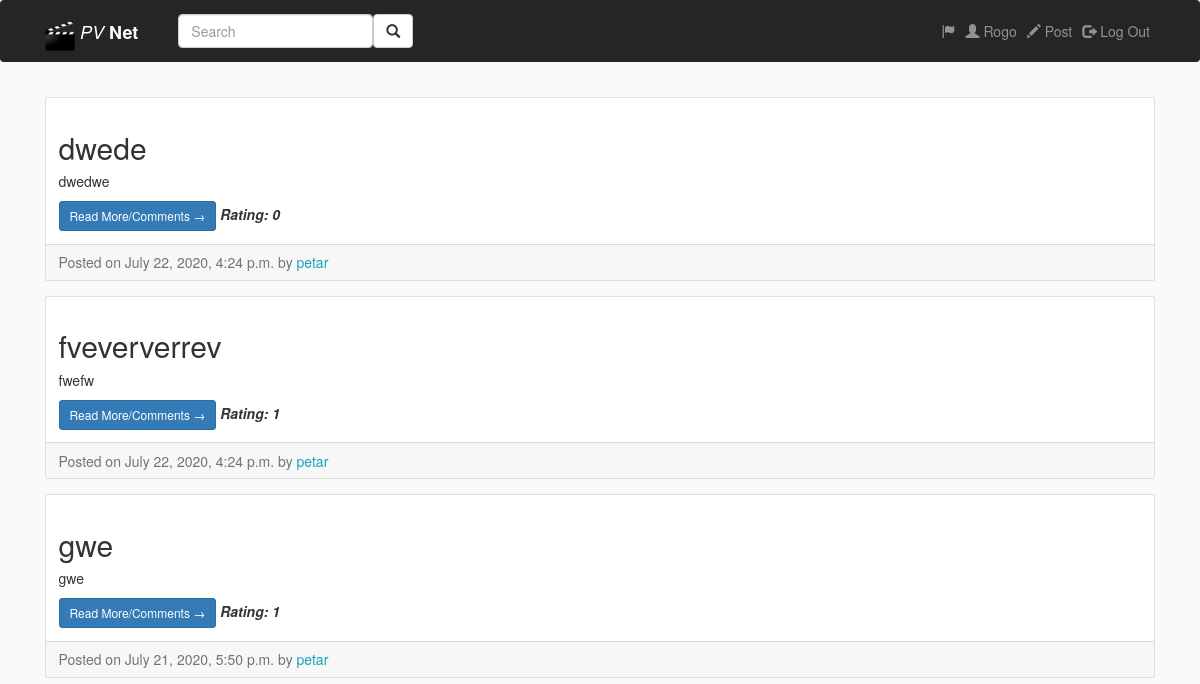
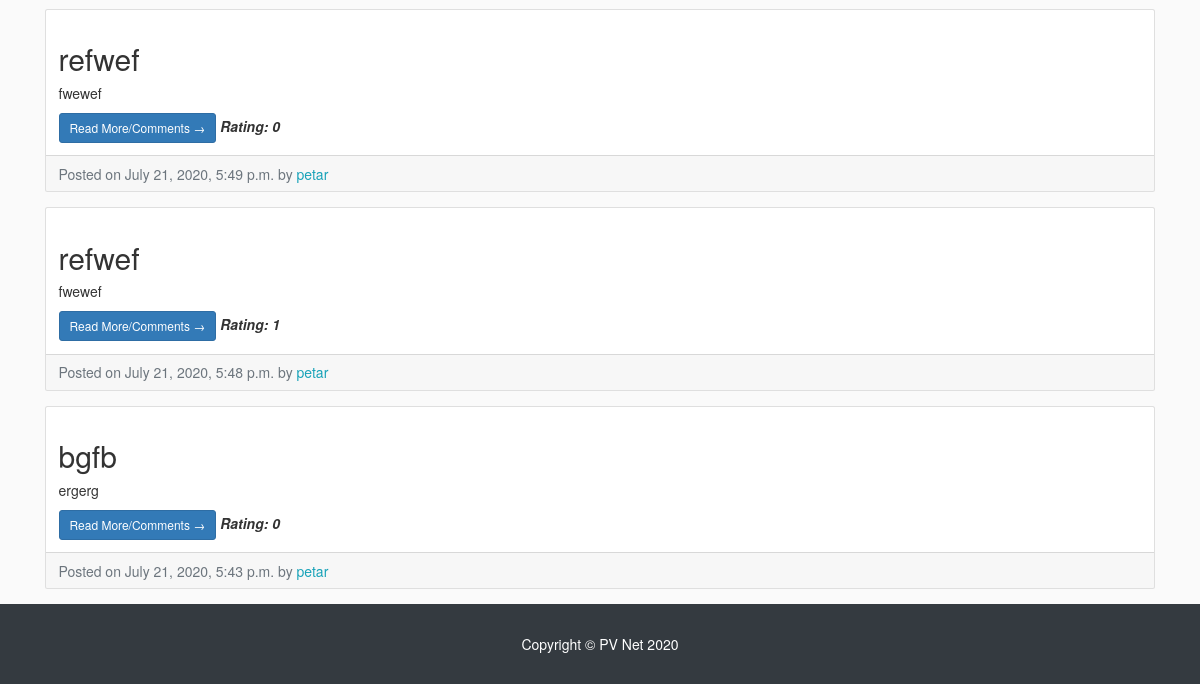
/ (signed in), run on an earlier commit of the app's database (2 pictures, top to bottom).
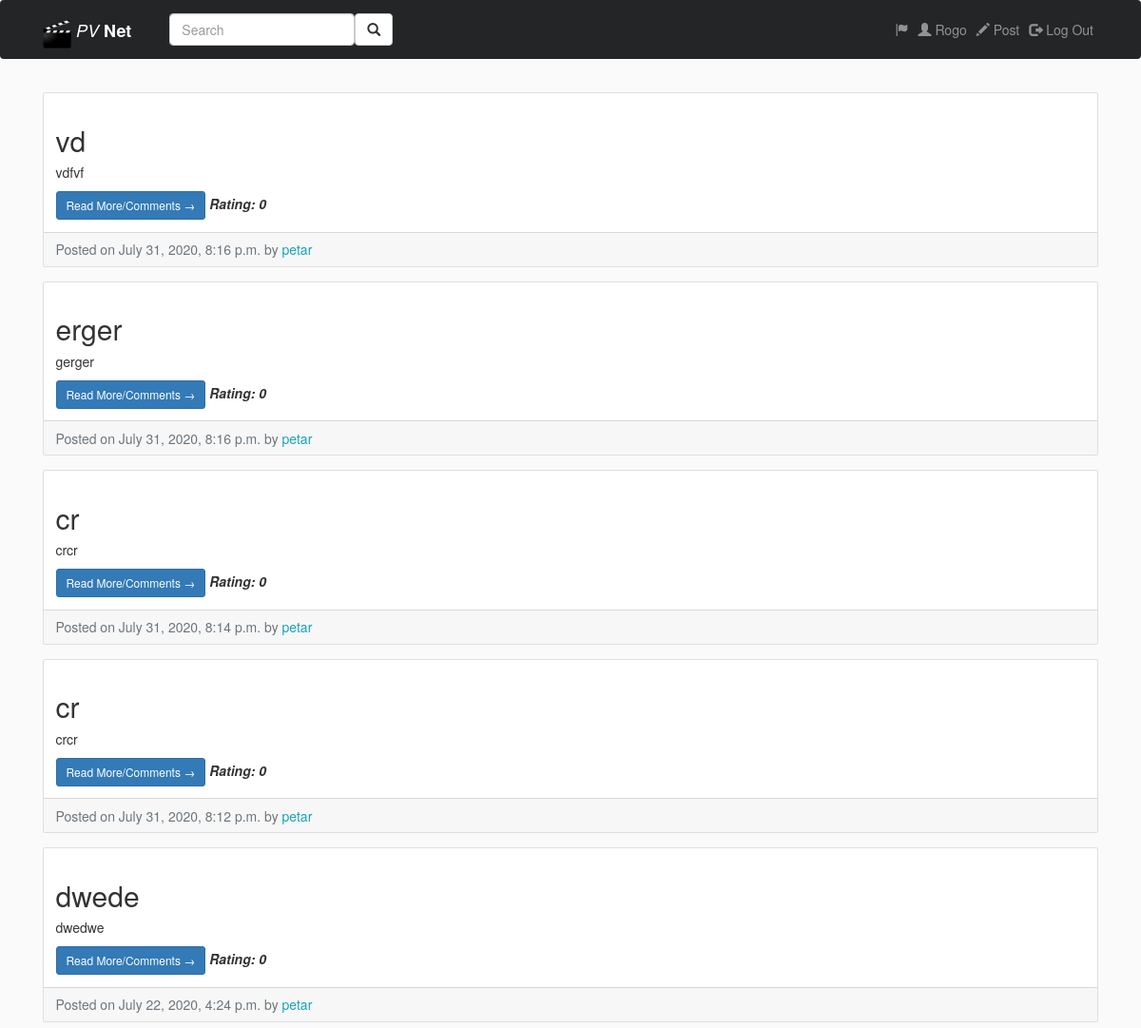
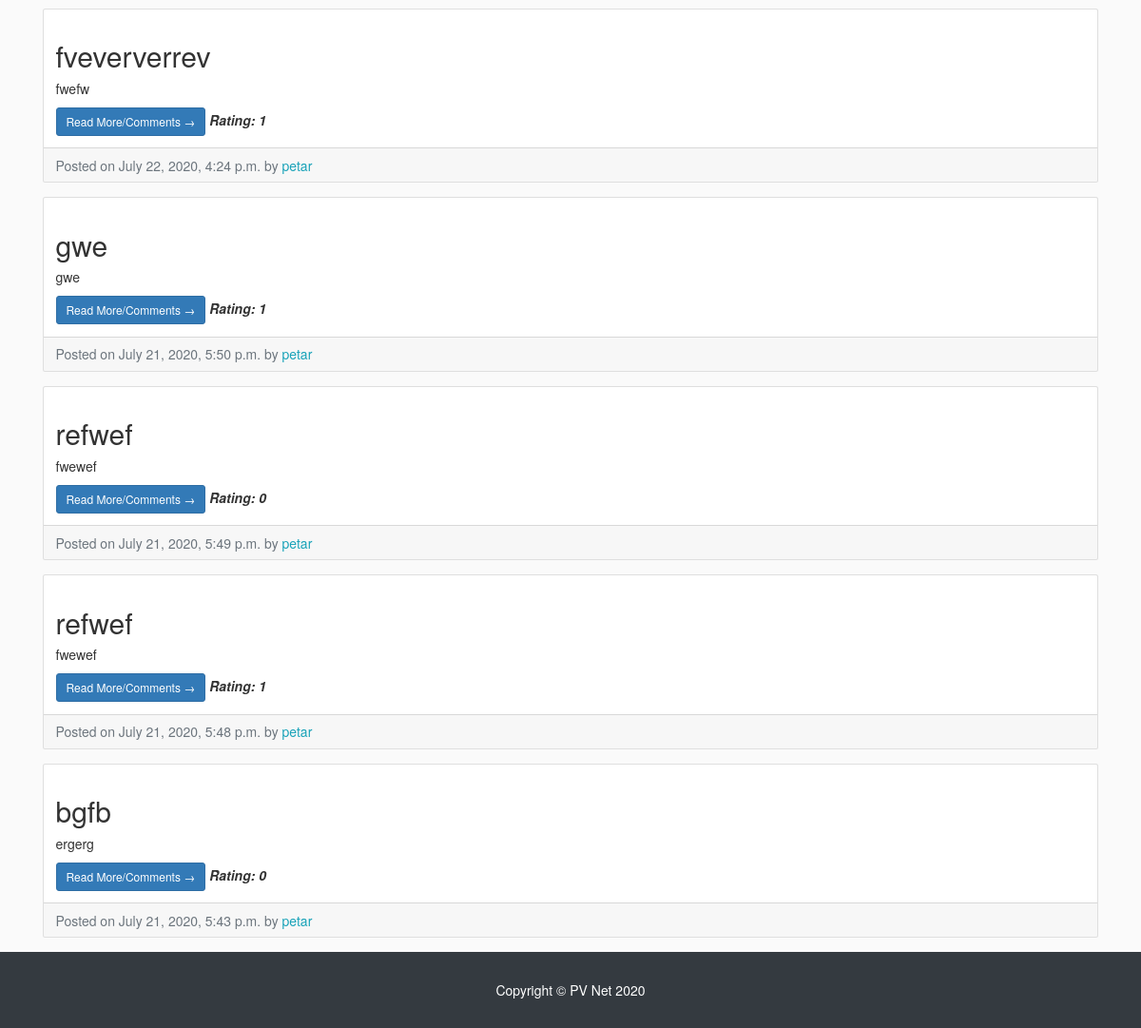
And on a later commit of the database (2 pictures, top to bottom).
### entries/models.py (models this page shows, shortened)
class Entry(models.Model):
    entry_title = models.CharField(max_length=50)
    entry_text = models.TextField()
    entry_date = models.DateTimeField(auto_now_add=True)
    entry_author = models.ForeignKey(User, on_delete = models.CASCADE)
    entry_likes = models.ManyToManyField(User, related_name= 'likes', blank=True)
    class Meta:
        verbose_name_plural = 'entries'

### entries/views.py (the view)
# urls.py: path('', HomeView.as_view(), name='blog-home'),
class HomeView(LoginRequiredMixin, ListView):
    model = Entry
    template_name = 'entries/index.html'
    context_object_name = "blog_entries"
    paginate_by = 10
    def get_queryset(self):
        user = self.request.user
        following_list = user.userprofile.following.all()
        blog_entries = []
        for i in following_list:
            blog_entries += Entry.objects.order_by('-entry_date').filter(entry_author = i.following.user)
        return blog_entries
    def get_context_data(self, **kwargs):
        context = super().get_context_data(**kwargs)
        for entry in context['blog_entries']:
            context['entry.pk'] = entry.entry_likes.all().count()
        return context

### users/context_processors.py (called while the page is built)
def extras(request):
  notifications_count = 0
  notification = False
  if request.user.is_authenticated:
    user = request.user
    notifications = Notification.objects.all().filter(notified_user=user)
    notifications_count = notifications.count()
    if notifications_count>0:
      notification = True
  return {'notifications_count' : notifications_count, 'notification' : notification}

### entries/templates/entries/index.html (shortened to what this page needs)
{% extends "entries/base.html" %}
{% load static %}
{% block content %}
<div class="col-md-12">
  {% for entry in blog_entries %}
  <div class="card mb-4 mt-4">
    <div class="card-body">
      <h2 class="card-title">{{ entry.entry_title }}</h2>
      <p class="card-text"> {{ entry.entry_text|truncatechars:100 }}</p>
      <a href="{% url 'entry-detail' entry.pk %}" class="btn btn-primary btn-sm">Read More/Comments &rarr;</a>
     <span style="font-style: italic;"> <b> Rating: {{ entry.entry_likes.all.count }} </b> </span>
    </div>
    <div class="card-footer text-muted">
      Posted on {{ entry.entry_date }} by
      <a href="{% url 'profile' entry.entry_author.pk %}"><span class= "text-info mr-2">{{ entry.entry_author }}
{% if entry.entry_author == user %}(me){% endif %}</span></a>
    </div>
  </div>
  {% empty %}
  <h4>No entries found. Use the search bar to make some friends!</h4>
  {% endfor %}
  </div>
{% endblock %}

What changed in the data, as far as the page shows it:
added Entry: entry_title "vd", entry_text "vdfvf", entry_likes.all.count "0", entry_date "July 31, 2020, 8:16 p.m.", entry_author "petar"
added Entry: entry_title "erger", entry_text "gerger", entry_likes.all.count "0", entry_date "July 31, 2020, 8:16 p.m.", entry_author "petar"
added Entry: entry_title "cr", entry_text "crcr", entry_likes.all.count "0", entry_date "July 31, 2020, 8:14 p.m.", entry_author "petar"
added Entry: entry_title "cr", entry_text "crcr", entry_likes.all.count "0", entry_date "July 31, 2020, 8:12 p.m.", entry_author "petar"
